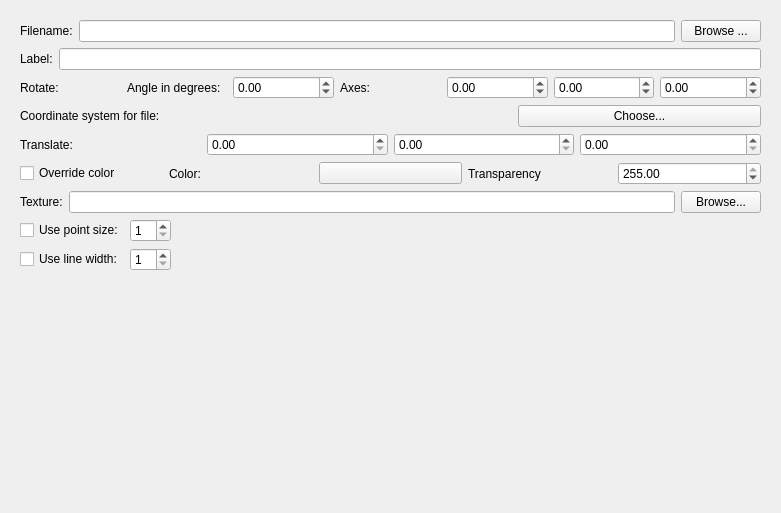
<ui version="4.0" >
 <class>AuxiliaryDataForm</class>
 <widget class="QWidget" name="AuxiliaryDataForm" >
  <property name="geometry" >
   <rect>
    <x>0</x>
    <y>0</y>
    <width>781</width>
    <height>513</height>
   </rect>
  </property>
  <property name="windowTitle" >
   <string>Form</string>
  </property>
  <layout class="QVBoxLayout" >
   <item>
    <widget class="QFrame" name="_outerFrame" >
     <property name="frameShape" >
      <enum>QFrame::NoFrame</enum>
     </property>
     <property name="frameShadow" >
      <enum>QFrame::Plain</enum>
     </property>
     <layout class="QVBoxLayout" >
      <item>
       <layout class="QHBoxLayout" >
        <item>
         <widget class="QLabel" name="_fileLabel" >
          <property name="text" >
           <string>Filename:</string>
          </property>
         </widget>
        </item>
        <item>
         <widget class="QLineEdit" name="_filename" />
        </item>
        <item>
         <widget class="QPushButton" name="browseButton" >
          <property name="text" >
           <string>Browse ...</string>
          </property>
         </widget>
        </item>
       </layout>
      </item>
      <item>
       <layout class="QHBoxLayout" >
        <item>
         <widget class="QLabel" name="label" >
          <property name="text" >
           <string>Label:</string>
          </property>
         </widget>
        </item>
        <item>
         <widget class="QLineEdit" name="_labelEdit" />
        </item>
       </layout>
      </item>
      <item>
       <layout class="QHBoxLayout" >
        <item>
         <widget class="QLabel" name="label_2" >
          <property name="text" >
           <string>Rotate:</string>
          </property>
         </widget>
        </item>
        <item>
         <widget class="QLabel" name="label_7" >
          <property name="text" >
           <string>Angle in degrees:</string>
          </property>
         </widget>
        </item>
        <item>
         <widget class="QDoubleSpinBox" name="_rotateAngle" >
          <property name="minimum" >
           <double>-360.000000000000000</double>
          </property>
          <property name="maximum" >
           <double>360.000000000000000</double>
          </property>
         </widget>
        </item>
        <item>
         <widget class="QLabel" name="label_8" >
          <property name="text" >
           <string>Axes:</string>
          </property>
         </widget>
        </item>
        <item>
         <widget class="QDoubleSpinBox" name="_rotateX" >
          <property name="minimum" >
           <double>-1.000000000000000</double>
          </property>
          <property name="maximum" >
           <double>1.000000000000000</double>
          </property>
          <property name="singleStep" >
           <double>0.100000000000000</double>
          </property>
         </widget>
        </item>
        <item>
         <widget class="QDoubleSpinBox" name="_rotateY" >
          <property name="minimum" >
           <double>-1.000000000000000</double>
          </property>
          <property name="maximum" >
           <double>1.000000000000000</double>
          </property>
          <property name="singleStep" >
           <double>0.100000000000000</double>
          </property>
         </widget>
        </item>
        <item>
         <widget class="QDoubleSpinBox" name="_rotateZ" >
          <property name="minimum" >
           <double>-1.000000000000000</double>
          </property>
          <property name="maximum" >
           <double>1.000000000000000</double>
          </property>
          <property name="singleStep" >
           <double>0.100000000000000</double>
          </property>
         </widget>
        </item>
       </layout>
      </item>
      <item>
       <layout class="QHBoxLayout" >
        <item>
         <widget class="QLabel" name="_coordinateSystemLabel" >
          <property name="text" >
           <string>Coordinate system for file:</string>
          </property>
         </widget>
        </item>
        <item>
         <widget class="QLabel" name="_coordinateSystemName" >
          <property name="text" >
           <string/>
          </property>
         </widget>
        </item>
        <item>
         <widget class="QPushButton" name="coordinateSystem" >
          <property name="text" >
           <string>Choose...</string>
          </property>
         </widget>
        </item>
       </layout>
      </item>
      <item>
       <layout class="QHBoxLayout" >
        <item>
         <widget class="QLabel" name="label_3" >
          <property name="text" >
           <string>Translate:</string>
          </property>
         </widget>
        </item>
        <item>
         <widget class="QDoubleSpinBox" name="_translateX" />
        </item>
        <item>
         <widget class="QDoubleSpinBox" name="_translateY" />
        </item>
        <item>
         <widget class="QDoubleSpinBox" name="_translateZ" />
        </item>
       </layout>
      </item>
      <item>
       <layout class="QHBoxLayout" >
        <item>
         <widget class="QCheckBox" name="_overrideColor" >
          <property name="text" >
           <string>Override color</string>
          </property>
         </widget>
        </item>
        <item>
         <widget class="QLabel" name="_colorLabel" >
          <property name="text" >
           <string>Color:</string>
          </property>
         </widget>
        </item>
        <item>
         <widget class="QtTools::ColorButton" name="_colorButton" >
          <property name="text" >
           <string/>
          </property>
         </widget>
        </item>
        <item>
         <widget class="QLabel" name="_transparencyLabel" >
          <property name="text" >
           <string>Transparency</string>
          </property>
         </widget>
        </item>
        <item>
         <widget class="QDoubleSpinBox" name="_transparencySpinBox" >
          <property name="maximum" >
           <double>255.000000000000000</double>
          </property>
          <property name="value" >
           <double>255.000000000000000</double>
          </property>
         </widget>
        </item>
       </layout>
      </item>
      <item>
       <layout class="QHBoxLayout" >
        <item>
         <widget class="QLabel" name="label_4" >
          <property name="text" >
           <string>Texture:</string>
          </property>
         </widget>
        </item>
        <item>
         <widget class="QLineEdit" name="_textureFilename" />
        </item>
        <item>
         <widget class="QPushButton" name="textureBrowse" >
          <property name="text" >
           <string>Browse...</string>
          </property>
         </widget>
        </item>
       </layout>
      </item>
      <item>
       <layout class="QGridLayout" >
        <item row="0" column="0" >
         <widget class="QCheckBox" name="_usePointSize" >
          <property name="text" >
           <string>Use point size:</string>
          </property>
         </widget>
        </item>
        <item row="0" column="2" >
         <widget class="QSpinBox" name="_pointSize" >
          <property name="minimum" >
           <number>1</number>
          </property>
          <property name="value" >
           <number>1</number>
          </property>
         </widget>
        </item>
        <item row="1" column="0" >
         <widget class="QCheckBox" name="_useLineWidth" >
          <property name="text" >
           <string>Use line width:</string>
          </property>
         </widget>
        </item>
        <item row="1" column="2" >
         <widget class="QSpinBox" name="_lineWidth" >
          <property name="minimum" >
           <number>1</number>
          </property>
         </widget>
        </item>
        <item row="0" column="3" >
         <spacer>
          <property name="orientation" >
           <enum>Qt::Horizontal</enum>
          </property>
          <property name="sizeHint" >
           <size>
            <width>40</width>
            <height>20</height>
           </size>
          </property>
         </spacer>
        </item>
       </layout>
      </item>
      <item>
       <spacer>
        <property name="orientation" >
         <enum>Qt::Vertical</enum>
        </property>
        <property name="sizeHint" >
         <size>
          <width>20</width>
          <height>40</height>
         </size>
        </property>
       </spacer>
      </item>
     </layout>
    </widget>
   </item>
  </layout>
 </widget>
 <customwidgets>
  <customwidget>
   <class>QtTools::ColorButton</class>
   <extends>QPushButton</extends>
   <header location="global" >QtTools/ColorButton.h</header>
  </customwidget>
 </customwidgets>
 <resources/>
 <connections/>
</ui>
